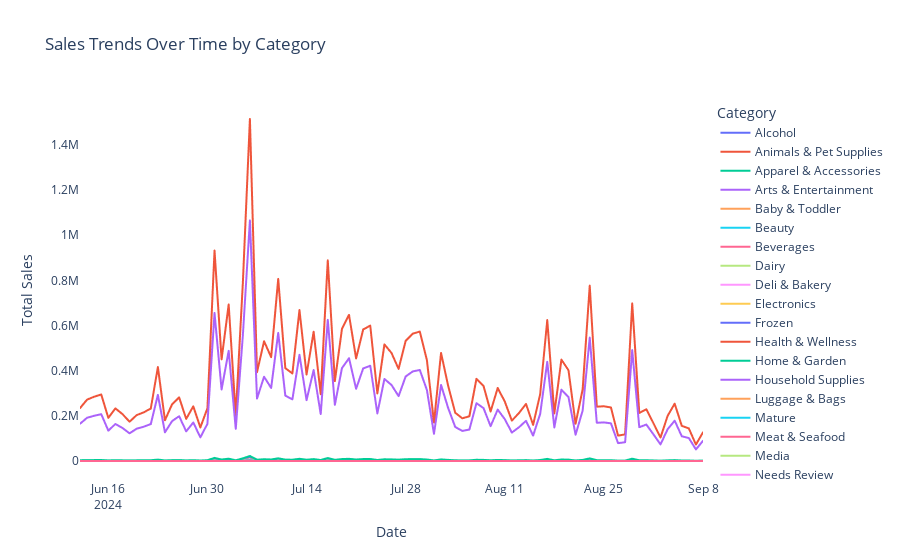

Notebook code cell kept with this figure:
### Markdown cell above
##### From the chart, we can observe that **Snacks** and **Health & Wellness** categories have consistently higher sales compared to other categories, with notable sales peaks around June 30th and August 25th.

### Code cell
# Step 1: Merge Transactions and Products DataFrames on 'BARCODE'
merged_df = pd.merge(transactions_df, products_df, on='BARCODE', how='left')

# Convert 'PURCHASE_DATE' to datetime
merged_df['purchase_date'] = pd.to_datetime(merged_df['PURCHASE_DATE'])

# Step 3: Group by date and category_1, summing the sales
sales_over_time_by_category = merged_df.groupby([merged_df['purchase_date'].dt.date, 'CATEGORY_1'])['FINAL_SALE'].sum().reset_index()

# Step 4: Create a line chart using Plotly Express
fig = px.line(sales_over_time_by_category, 
              x='purchase_date', 
              y='FINAL_SALE', 
              color='CATEGORY_1',  # Different lines for each category
              title='Sales Trends Over Time by Category',
              labels={'purchase_date': 'Date', 'FINAL_SALE': 'Total Sales', 'CATEGORY_1': 'Category'})

# Customize the layout for better aesthetics
fig.update_layout(
    xaxis_title='Date',
    yaxis_title='Total Sales',
    plot_bgcolor='rgba(0,0,0,0)',  # Transparent background
    xaxis=dict(showgrid=True),  # Show x-axis gridlines
    yaxis=dict(showgrid=True)   # Show y-axis gridlines
)

# Step 5: Show the chart
fig.show()
